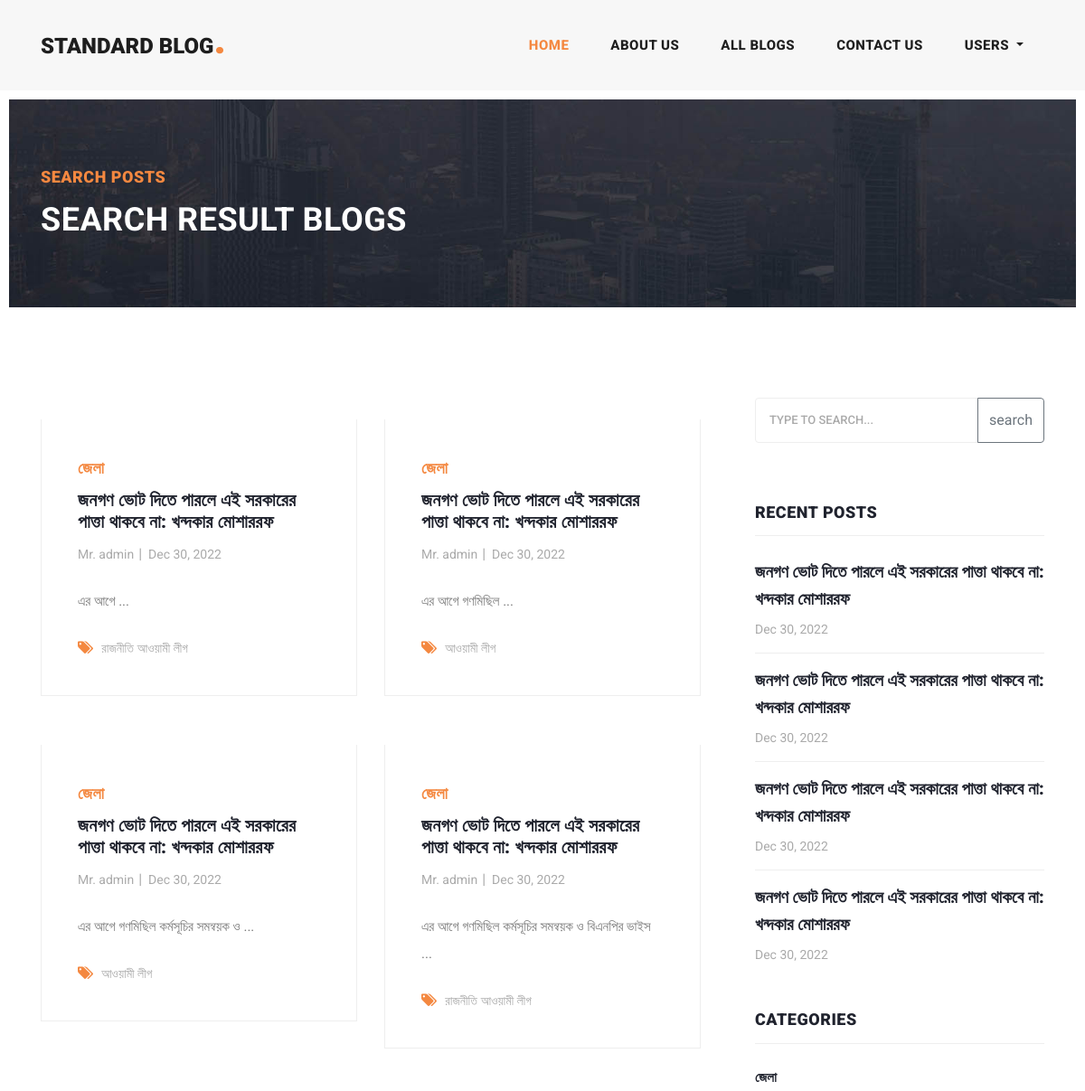
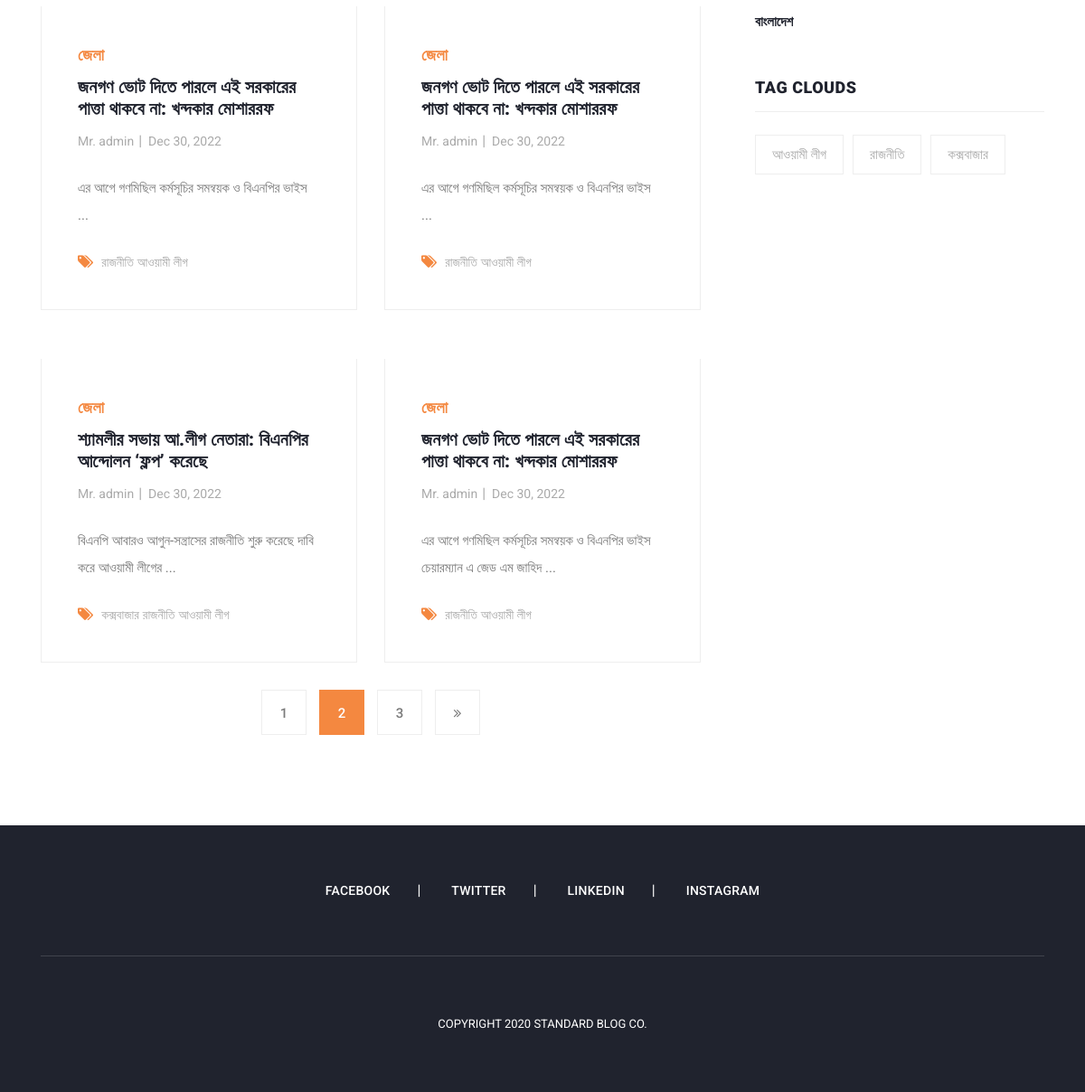
Screenshot of /search.php with the database file from the repository (2 pictures, top to bottom).
### tables this page shows
CREATE TABLE `post` (
  `id` bigint NOT NULL,
  `admin_id` bigint NOT NULL,
  `catagory_id` bigint NOT NULL,
  `title` varchar(255) NOT NULL,
  `slug` varchar(255) NOT NULL,
  `description` longtext NOT NULL,
  `image` varchar(255) NOT NULL,
  `is_published` enum('Published','Draft') NOT NULL DEFAULT 'Draft',
  `created_at` datetime DEFAULT NULL,
  `updated_at` datetime DEFAULT NULL
);

CREATE TABLE `catagory` (
  `id` bigint NOT NULL,
  `name` varchar(255) NOT NULL,
  `slug` varchar(255) NOT NULL
);

CREATE TABLE `tag` (
  `id` bigint NOT NULL,
  `name` varchar(255) NOT NULL,
  `slug` varchar(255) NOT NULL
);

### admin/healper/healper.php (called while the page is built, shortened)
<?php
function str_limit($string, $limit=100){
$string = $string.'';
$string = substr($string, 0, $limit);
$string = substr($string, 0, strrpos($string, " "));
$string = $string. " ...";
return $string;
}

### search.php (the view, shortened to what this page needs)
<!DOCTYPE html>
<html lang="en">
<head>
  <?php include "layout/head.php" ?>
</head>
<body>
  <?php include "layout/hearder.php" ?>
  <div class="heading-page header-text">
    <section class="page-heading">
      <div class="container">
        <div class="row">
          <div class="col-lg-12">
            <div class="text-content">
              <h4>Search Posts</h4>
              <h2>Search result Blogs</h2>
            </div>
          </div>
        </div>
      </div>
    </section>
  </div>
  <?php
  if($_SERVER['REQUEST_METHOD'] == 'GET'){
    $search = inputValidate($_GET['search']);
    $sql = "SELECT post.*, catagory.name as catagoryName, admin.name as author
    FROM post
    INNER JOIN catagory ON post.catagory_id=catagory.id
    INNER JOIN admin ON post.admin_id=admin.id
    WHERE post.is_published='Published'
    AND title LIKE :search OR description LIKE :search
    ORDER BY post.id DESC";
    $binding = [':search' => '%'. $search .'%'];
    $stmt = $conn->prepare($sql);
    $stmt ->execute($binding);
    $posts = $stmt ->fetchAll(PDO::FETCH_OBJ);
  }
  ?>
  <section class="blog-posts grid-system">
    <div class="container">
      <div class="row">
        <div class="col-lg-8">
          <div class="all-blog-posts">
            <div class="row">
              <?php
              if ($posts) {
                foreach ($posts as $post) { ?>
                  <div class="col-lg-6">
                    <div class="blog-post">
                      <div class="blog-thumb">
                      </div>
                      <div class="down-content">
                        <span><?php echo $post->catagoryName; ?></span>
                        <a href="post-details.php?slug=<?php echo $post->slug; ?>">
                          <h4><?php echo $post->title; ?></h4>
                        </a>
                        <ul class="post-info">
                          <li><a href="#"><?php echo $post->author; ?></a></li>
                          <li><a href="javascrpit::void(0)">
                              <?php
                              $printDate = date_create($post->created_at);
                              echo $printDate->format('M d, Y');
                              ?>
                            </a></li>
                        </ul>
                        <p><?php echo html_entity_decode(str_limit($post->description, 200)); ?></p>
                        <div class="post-options">
                          <div class="row">
                            <div class="col-lg-12">
                              <ul class="post-tags">
                                <li><i class="fa fa-tags"></i></li>
                                <?php
                                $sql = "SELECT tag.*
                                FROM tag
                                INNER JOIN post_tag ON tag.id = post_tag.tag_id
                                WHERE post_id=:postId";
                                $stmt = $conn->prepare($sql);
                                $stmt->bindParam(':postId', $post->id, PDO::PARAM_INT);
                                $stmt->execute();
                                $resultTag = $stmt->fetchAll(PDO::FETCH_OBJ);
                                if ($resultTag) {
                                  foreach ($resultTag as $key => $tag) { ?>
                                    <li><a href="tag-posts.php?slug=<?php echo $tag->slug;?>"><?php echo $tag->name;  ?></a> </li>
                                <?php
                                  }
                                }
                                ?>
                              </ul>
                            </div>
                          </div>
                        </div>
                      </div>
                    </div>
                  </div>
              <?php
                }
              }
              ?>
              <div class="col-lg-12">
                <ul class="page-numbers">
                  <li><a href="#">1</a></li>
                  <li class="active"><a href="#">2</a></li>
                  <li><a href="#">3</a></li>
                  <li><a href="#"><i class="fa fa-angle-double-right"></i></a></li>
                </ul>
              </div>
            </div>
          </div>
        </div>
        <div class="col-lg-4">
          <div class="sidebar">
            <?php include "layout/sidebar.php" ?>
          </div>
        </div>
      </div>
  </section>
  <?php include "layout/footer.php" ?>
</body>
</html>

### layout/sidebar.php
<div class="row">
  <div class="col-lg-12">
    <div class="sidebar-item search">
      <form id="search_form" name="gs" method="GET" action="search.php">
        <div class="input-group mb-3">
          <input type="text" name="search" class="form-control searchText" placeholder="type to search..." aria-label="Recipient's username" aria-describedby="button-addon2" autocomplete="on">
          <div class="input-group-append">
            <button class="btn btn-outline-secondary" type="submit" id="button-addon2">search</button>
          </div>
        </div>
      </form>
    </div>
  </div>
  <div class="col-lg-12">
    <div class="sidebar-item recent-posts">
      <div class="sidebar-heading">
        <h2>Recent Posts</h2>
      </div>
      <div class="content">
        <ul>
          <?php
          $sql = "SELECT id,title,slug,created_at
          FROM post
          where is_published='Published'
          ORDER BY created_at DESC LIMIT 4";
          $result = $conn->query($sql);
          $latestPosts = $result->fetchAll(PDO::FETCH_OBJ);
          if ($latestPosts) {
            foreach ($latestPosts as $post) { ?>
              <li>
                <a href="post-details.php?slug=<?php echo $post->slug; ?>">
                  <h5><?php echo $post->title; ?></h5>
                  <span><?php
                        $dateCreate = date_create($post->created_at);
                        echo $dateCreate->format('M d, Y');
                        ?>
                  </span>
                </a>
              </li>
          <?php
            }
          }
          ?>
        </ul>
      </div>
    </div>
  </div>
  <div class="col-lg-12">
    <div class="sidebar-item categories">
      <div class="sidebar-heading">
        <h2>Categories</h2>
      </div>
      <div class="content">
        <ul>
          <?php
          $sql = "SELECT * FROM catagory";
          $result = $conn->query($sql);
          $catagories = $result->fetchAll(PDO::FETCH_OBJ);
          if ($catagories) {
            foreach ($catagories as $catagory) { ?>
              <li><a href="catagory-posts.php?slug=<?php echo $catagory->slug; ?>"><?php echo $catagory->name; ?></a></li>
          <?php
            }
          }
          ?>
        </ul>
      </div>
    </div>
  </div>
  <div class="col-lg-12">
    <div class="sidebar-item tags">
      <div class="sidebar-heading">
        <h2>Tag Clouds</h2>
      </div>
      <div class="content">
        <ul>
          <?php
          $sql = "SELECT * FROM tag
          ORDER BY RAND() LIMIT 50";
          $result = $conn->query($sql);
          $tags = $result->fetchAll(PDO::FETCH_OBJ);
          if ($tags) {
            foreach ($tags as $tag) { ?>
              <li><a href="tag-posts.php?slug=<?php echo $tag->slug; ?>"><?php echo $tag->name; ?></a></li>
          <?php
            }
          }
          ?>
        </ul>
      </div>
    </div>
  </div>
</div>
</div>

### rows the page displays
post: catagory.name "জেলা", title "জনগণ ভোট দিতে পারলে এই সরকারের পাত্তা থাকবে না: খন্দকার মোশাররফ", admin.name "Mr. admin", created_at "Dec 30, 2022", description "এর আগে ..."
tag: name "রাজনীতি"
tag: name "আওয়ামী লীগ"
post: catagory.name "জেলা", title "জনগণ ভোট দিতে পারলে এই সরকারের পাত্তা থাকবে না: খন্দকার মোশাররফ", admin.name "Mr. admin", created_at "Dec 30, 2022", description "এর আগে গণমিছিল ..."
post: catagory.name "জেলা", title "জনগণ ভোট দিতে পারলে এই সরকারের পাত্তা থাকবে না: খন্দকার মোশাররফ", admin.name "Mr. admin", created_at "Dec 30, 2022", description "এর আগে গণমিছিল কর্মসূচির সমন্বয়ক ও ..."
post: catagory.name "জেলা", title "জনগণ ভোট দিতে পারলে এই সরকারের পাত্তা থাকবে না: খন্দকার মোশাররফ", admin.name "Mr. admin", created_at "Dec 30, 2022", description "এর আগে গণমিছিল কর্মসূচির সমন্বয়ক ও বিএনপির ভাইস ..."
post: catagory.name "জেলা", title "জনগণ ভোট দিতে পারলে এই সরকারের পাত্তা থাকবে না: খন্দকার মোশাররফ", admin.name "Mr. admin", created_at "Dec 30, 2022", description "এর আগে গণমিছিল কর্মসূচির সমন্বয়ক ও বিএনপির ভাইস ..."
post: catagory.name "জেলা", title "জনগণ ভোট দিতে পারলে এই সরকারের পাত্তা থাকবে না: খন্দকার মোশাররফ", admin.name "Mr. admin", created_at "Dec 30, 2022", description "এর আগে গণমিছিল কর্মসূচির সমন্বয়ক ও বিএনপির ভাইস ..."
post: catagory.name "জেলা", title "শ্যামলীর সভায় আ.লীগ নেতারা: বিএনপির আন্দোলন ‘ফ্লপ’ করেছে", admin.name "Mr. admin", created_at "Dec 30, 2022", description "বিএনপি আবারও আগুন-সন্ত্রাসের রাজনীতি শুরু করেছে দাবি করে আওয়ামী লীগের ..."
tag: name "কক্সবাজার"
post: catagory.name "জেলা", title "জনগণ ভোট দিতে পারলে এই সরকারের পাত্তা থাকবে না: খন্দকার মোশাররফ", admin.name "Mr. admin", created_at "Dec 30, 2022", description "এর আগে গণমিছিল কর্মসূচির সমন্বয়ক ও বিএনপির ভাইস চেয়ারম্যান এ জেড এম জাহিদ ..."
catagory: name "জেলা"
catagory: name "বাংলাদেশ"
